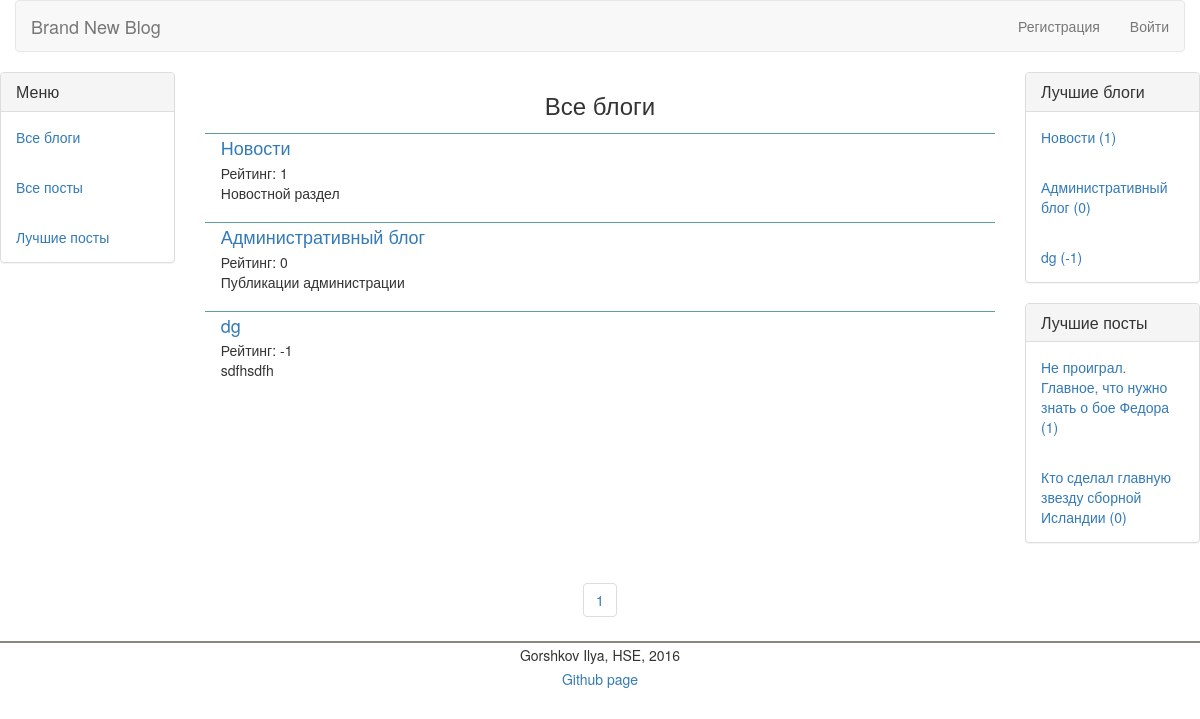
The app's page /blogs/page/1/, older data.
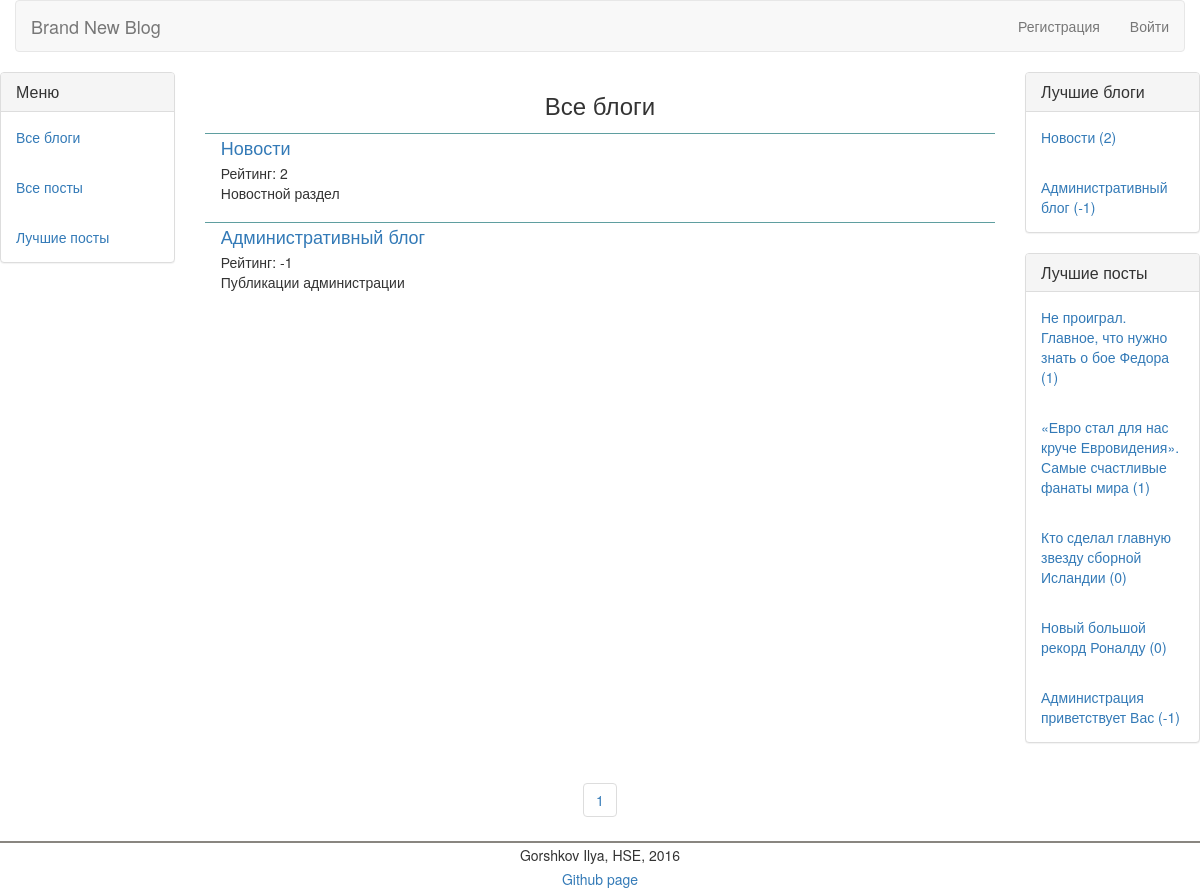
The same page, newer data.
### collective_blog/models.py (models this page shows, shortened)
class Blog(models.Model):
     full_name = models.CharField(max_length=70)
     name = models.CharField(max_length=30)
     description = models.CharField(max_length=140, default = '')
     rating = models.IntegerField(default=0)

class Post(models.Model):
     author = models.ForeignKey(User, default=0)
     blog = models.ForeignKey('Blog')
     title = models.CharField(max_length=70)
     text = models.TextField()
     rating = models.IntegerField(default=0)
     published_date = models.DateTimeField(
            blank=True, null=True)
     def __str__(self):
        return self.title

### collective_blog/views.py (the view)
# urls.py: url(r'^blogs/page/(?P<page_number>[0-9]+)/$', views.blogs_by_rating, name = 'blogs_by_rating'),
def blogs_by_rating(request, page_number):
    Top_blogs, Top_posts = update_Blogs_and_Posts_by_rating()
    count_pages = int(ceil(len(Blog.objects.all())/10.0))
    page_blogs = Blog.objects.order_by('-rating')[10 * (int(page_number) - 1):10 * int(page_number)]
    return render(request, 'collective_blog/blogs_by_rating.html', {"Blogs":Top_blogs, "Posts":Top_posts, "count_pages":range(1, count_pages + 1), "Page_Blogs":page_blogs, "title":'Список блогов'})

### collective_blog/views.py (called while the page is built)
def update_Blogs_and_Posts_by_rating():
    Blogs = Blog.objects.order_by('-rating')[:5]
    Posts = Post.objects.order_by('-rating')[:5]
    return Blogs, Posts

### collective_blog/templates/collective_blog/blogs_by_rating.html
{% extends 'collective_blog/base.html' %}
{% block content %}
    <div class="col-md-8">
        <h3 class="text-center">
            Все блоги
        </h3>
        {% for Blog in Page_Blogs %}
            <div class="media">
                <div class="media-body">
                    <h4 class="media-heading">
                        <a href="{% url 'blog_detail' blog_id=Blog.name%}">{{ Blog.full_name }}</a>
                    </h4> Рейтинг: {{ Blog.rating }} <br> {{ Blog.description }}
                </div>
            </div>
        {% endfor %}
    </div>
{% endblock content %}
{%  block pages %}
    <div align="center">
        <ul class="pagination">
            {% for c in count_pages %}
                <li>
                    <a href="{% url 'blogs_by_rating' page_number=c %}">{{ c }}</a>
                </li>
            {% endfor %}
        </ul>
    </div>
{% endblock %}

### collective_blog/templates/collective_blog/base.html (shortened to what this page needs)
{% load staticfiles %}
<!DOCTYPE html>
<html lang="ru">
  <head>
      <link href="{% static 'css/bootstrap.min.css' %}" rel="stylesheet">
      <link href="{% static 'css/style.css' %}" rel="stylesheet">
  </head>
  <body>
    <div class="container-fluid">
	    <div class="row">
		    <div class="col-md-12">
			    <nav class="navbar navbar-default" role="navigation">
				    <div class="navbar-header">
					     <a class="navbar-brand" href="/">Brand New Blog</a>
				    </div>
				    <div class="collapse navbar-collapse" id="bs-example-navbar-collapse-1">
					    <ul class="nav navbar-nav navbar-right">
                            {% if not user.is_authenticated %}
                                <li>
							        <a href="{% url 'register' %}">Регистрация</a>
						        </li>
                                <li>
							        <a href={% url 'login' %}>Войти</a>
						        </li>
                            {% endif %}
					    </ul>
				    </div>
			    </nav>
		    </div>
	    </div>
    </div>
	<div class="row">
		<div class="col-md-2">
			<div class="panel panel-default">
				<div class="panel-heading">
					<h3 class="panel-title">
						Меню
					</h3>
				</div>
				<div class="panel-body">
					<a href="{% url 'blogs_by_rating' page_number=1 %}">Все блоги</a>
				</div>
				<div class="panel-body">
					<a href="{% url 'by_date_all_page' page_number=1 %}">Все посты</a>
				</div>
				<div class="panel-body">
					<a href="{% url 'by_rating_all_page' page_number=1 %}">Лучшие посты</a>
				</div>
			</div>
		</div>
		{%  block content %}
        {% endblock %}
		<div class="col-md-2">
			<div class="panel panel-default">
				<div class="panel-heading">
					<h3 class="panel-title">
						Лучшие блоги
					</h3>
				</div>
                {% for Blog in Blogs %}
				<div class="panel-body">
					<a href="{% url 'blog_detail' blog_id=Blog.name %}">{{ Blog.full_name }} ({{ Blog.rating }})</a>
				</div>
                {% endfor %}
			</div>
			<div class="panel panel-default">
				<div class="panel-heading">
					<h3 class="panel-title">
						Лучшие посты
					</h3>
				</div>
                {% for Post in Posts %}
				<div class="panel-body">
					<a href="{% url 'post_detail' post_id=Post.pk blog_id=Post.blog.name%}">{{ Post }} ({{ Post.rating }})</a>
				</div>
                {% endfor %}
			</div>
		</div>
	</div>
    <div class="row">
		<div class="col-md-2">
		</div>
		<div class="col-md-8">
            {%  block pages %}
            {% endblock %}
		</div>
		<div class="col-md-2">
		</div>
	</div>
  </body>
<table border="0" cellpadding="5" cellspacing="0" width="100%" style="border-top:2px solid #898680;">
<tr><td align="center" style="background:#FFFFFF;">Gorshkov Ilya, HSE, 2016</td></tr>
<tr><td align="center" style="background:#FFFFFF;"><span class="pbUrBTHC"><a href="https://github.com/iagorshkov/collective_blog">Github page</a></span></td></tr>
</table>
</html>

Row changes from the older to the newer data that the page shows:
removed Blog: full_name "dg", rating "-1", description "sdfhsdfh"
changed Blog "Новости": rating "1" → "2"
changed Blog "Административный блог": rating "0" → "-1"
added Post: title "«Евро стал для нас круче Евровидения». Самые счастливые фанаты мира", rating "1"
added Post: title "Новый большой рекорд Роналду", rating "0"
added Post: title "Администрация приветствует Вас", rating "-1"
